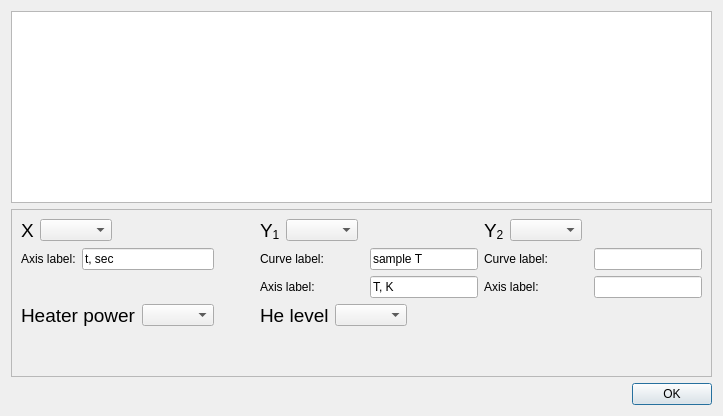
<?xml version="1.0" encoding="UTF-8"?>
<ui version="4.0">
 <class>assignCurvesDialog</class>
 <widget class="QDialog" name="assignCurvesDialog">
  <property name="geometry">
   <rect>
    <x>0</x>
    <y>0</y>
    <width>640</width>
    <height>480</height>
   </rect>
  </property>
  <property name="minimumSize">
   <size>
    <width>0</width>
    <height>0</height>
   </size>
  </property>
  <property name="windowTitle">
   <string>Select columns</string>
  </property>
  <layout class="QGridLayout" name="gridLayout">
   <property name="sizeConstraint">
    <enum>QLayout::SetFixedSize</enum>
   </property>
   <item row="0" column="0">
    <widget class="QPlainTextEdit" name="plainTextEdit">
     <property name="undoRedoEnabled">
      <bool>false</bool>
     </property>
     <property name="lineWrapMode">
      <enum>QPlainTextEdit::NoWrap</enum>
     </property>
     <property name="readOnly">
      <bool>true</bool>
     </property>
    </widget>
   </item>
   <item row="3" column="0">
    <widget class="QDialogButtonBox" name="buttonBox">
     <property name="orientation">
      <enum>Qt::Horizontal</enum>
     </property>
     <property name="standardButtons">
      <set>QDialogButtonBox::Ok</set>
     </property>
    </widget>
   </item>
   <item row="1" column="0">
    <widget class="QFrame" name="frame">
     <property name="frameShape">
      <enum>QFrame::StyledPanel</enum>
     </property>
     <property name="frameShadow">
      <enum>QFrame::Raised</enum>
     </property>
     <layout class="QGridLayout" name="gridLayout_2">
      <item row="5" column="0">
       <spacer name="verticalSpacer_3">
        <property name="orientation">
         <enum>Qt::Vertical</enum>
        </property>
        <property name="sizeHint" stdset="0">
         <size>
          <width>20</width>
          <height>40</height>
         </size>
        </property>
       </spacer>
      </item>
      <item row="3" column="0">
       <layout class="QHBoxLayout" name="horizontalLayout_7">
        <property name="topMargin">
         <number>0</number>
        </property>
        <item>
         <widget class="QLabel" name="label">
          <property name="text">
           <string>&lt;!DOCTYPE HTML PUBLIC &quot;-//W3C//DTD HTML 4.0//EN&quot; &quot;http://www.w3.org/TR/REC-html40/strict.dtd&quot;&gt;
&lt;html&gt;&lt;head&gt;&lt;meta name=&quot;qrichtext&quot; content=&quot;1&quot; /&gt;&lt;style type=&quot;text/css&quot;&gt;
p, li { white-space: pre-wrap; }
&lt;/style&gt;&lt;/head&gt;&lt;body style=&quot; font-family:'Verdana'; font-size:9pt; font-weight:400; font-style:normal;&quot;&gt;
&lt;p style=&quot; margin-top:0px; margin-bottom:0px; margin-left:0px; margin-right:0px; -qt-block-indent:0; text-indent:0px;&quot;&gt;&lt;span style=&quot; font-size:14pt;&quot;&gt;Heater power&lt;/span&gt;&lt;/p&gt;&lt;/body&gt;&lt;/html&gt;</string>
          </property>
         </widget>
        </item>
        <item>
         <widget class="QComboBox" name="heaterPowerComboBox"/>
        </item>
        <item>
         <spacer name="horizontalSpacer_10">
          <property name="orientation">
           <enum>Qt::Horizontal</enum>
          </property>
          <property name="sizeHint" stdset="0">
           <size>
            <width>40</width>
            <height>20</height>
           </size>
          </property>
         </spacer>
        </item>
       </layout>
      </item>
      <item row="3" column="2">
       <layout class="QHBoxLayout" name="horizontalLayout_10">
        <item>
         <widget class="QLabel" name="label_4">
          <property name="text">
           <string>&lt;!DOCTYPE HTML PUBLIC &quot;-//W3C//DTD HTML 4.0//EN&quot; &quot;http://www.w3.org/TR/REC-html40/strict.dtd&quot;&gt;
&lt;html&gt;&lt;head&gt;&lt;meta name=&quot;qrichtext&quot; content=&quot;1&quot; /&gt;&lt;style type=&quot;text/css&quot;&gt;
p, li { white-space: pre-wrap; }
&lt;/style&gt;&lt;/head&gt;&lt;body style=&quot; font-family:'Verdana'; font-size:9pt; font-weight:400; font-style:normal;&quot;&gt;
&lt;p style=&quot; margin-top:0px; margin-bottom:0px; margin-left:0px; margin-right:0px; -qt-block-indent:0; text-indent:0px;&quot;&gt;&lt;span style=&quot; font-size:14pt;&quot;&gt;He level&lt;/span&gt;&lt;/p&gt;&lt;/body&gt;&lt;/html&gt;</string>
          </property>
         </widget>
        </item>
        <item>
         <widget class="QComboBox" name="heLevelComboBox"/>
        </item>
        <item>
         <spacer name="horizontalSpacer_7">
          <property name="orientation">
           <enum>Qt::Horizontal</enum>
          </property>
          <property name="sizeHint" stdset="0">
           <size>
            <width>40</width>
            <height>20</height>
           </size>
          </property>
         </spacer>
        </item>
       </layout>
      </item>
      <item row="1" column="0">
       <layout class="QVBoxLayout" name="verticalLayout_4">
        <property name="topMargin">
         <number>0</number>
        </property>
        <item>
         <layout class="QHBoxLayout" name="horizontalLayout_11">
          <property name="bottomMargin">
           <number>0</number>
          </property>
          <item>
           <widget class="QLabel" name="labelX">
            <property name="text">
             <string>&lt;!DOCTYPE HTML PUBLIC &quot;-//W3C//DTD HTML 4.0//EN&quot; &quot;http://www.w3.org/TR/REC-html40/strict.dtd&quot;&gt;
&lt;html&gt;&lt;head&gt;&lt;meta name=&quot;qrichtext&quot; content=&quot;1&quot; /&gt;&lt;style type=&quot;text/css&quot;&gt;
p, li { white-space: pre-wrap; }
&lt;/style&gt;&lt;/head&gt;&lt;body style=&quot; font-family:'Verdana'; font-size:9pt; font-weight:400; font-style:normal;&quot;&gt;
&lt;p style=&quot; margin-top:0px; margin-bottom:0px; margin-left:0px; margin-right:0px; -qt-block-indent:0; text-indent:0px;&quot;&gt;&lt;span style=&quot; font-size:14pt;&quot;&gt;X&lt;/span&gt;&lt;/p&gt;&lt;/body&gt;&lt;/html&gt;</string>
            </property>
           </widget>
          </item>
          <item>
           <widget class="QComboBox" name="comboBoxX"/>
          </item>
          <item>
           <spacer name="horizontalSpacer">
            <property name="orientation">
             <enum>Qt::Horizontal</enum>
            </property>
            <property name="sizeHint" stdset="0">
             <size>
              <width>40</width>
              <height>20</height>
             </size>
            </property>
           </spacer>
          </item>
         </layout>
        </item>
        <item>
         <layout class="QHBoxLayout" name="horizontalLayout_3" stretch="0,1,0">
          <item>
           <widget class="QLabel" name="labelXValue">
            <property name="text">
             <string>Axis label:</string>
            </property>
           </widget>
          </item>
          <item>
           <widget class="QLineEdit" name="XAxisLabel">
            <property name="text">
             <string>t, sec</string>
            </property>
           </widget>
          </item>
          <item>
           <spacer name="horizontalSpacer_4">
            <property name="orientation">
             <enum>Qt::Horizontal</enum>
            </property>
            <property name="sizeHint" stdset="0">
             <size>
              <width>40</width>
              <height>20</height>
             </size>
            </property>
           </spacer>
          </item>
         </layout>
        </item>
        <item>
         <spacer name="verticalSpacer">
          <property name="orientation">
           <enum>Qt::Vertical</enum>
          </property>
          <property name="sizeHint" stdset="0">
           <size>
            <width>0</width>
            <height>0</height>
           </size>
          </property>
         </spacer>
        </item>
       </layout>
      </item>
      <item row="1" column="2">
       <layout class="QVBoxLayout" name="verticalLayout">
        <item>
         <layout class="QHBoxLayout" name="horizontalLayout_4">
          <item>
           <widget class="QLabel" name="labelY1">
            <property name="text">
             <string>&lt;!DOCTYPE HTML PUBLIC &quot;-//W3C//DTD HTML 4.0//EN&quot; &quot;http://www.w3.org/TR/REC-html40/strict.dtd&quot;&gt;
&lt;html&gt;&lt;head&gt;&lt;meta name=&quot;qrichtext&quot; content=&quot;1&quot; /&gt;&lt;style type=&quot;text/css&quot;&gt;
p, li { white-space: pre-wrap; }
&lt;/style&gt;&lt;/head&gt;&lt;body style=&quot; font-family:'Verdana'; font-size:9pt; font-weight:400; font-style:normal;&quot;&gt;
&lt;p style=&quot; margin-top:0px; margin-bottom:0px; margin-left:0px; margin-right:0px; -qt-block-indent:0; text-indent:0px;&quot;&gt;&lt;span style=&quot; font-size:14pt;&quot;&gt;Y&lt;/span&gt;&lt;span style=&quot; font-size:14pt; vertical-align:sub;&quot;&gt;1&lt;/span&gt;&lt;/p&gt;&lt;/body&gt;&lt;/html&gt;</string>
            </property>
           </widget>
          </item>
          <item>
           <widget class="QComboBox" name="comboBoxY1"/>
          </item>
          <item>
           <spacer name="horizontalSpacer_2">
            <property name="orientation">
             <enum>Qt::Horizontal</enum>
            </property>
            <property name="sizeHint" stdset="0">
             <size>
              <width>40</width>
              <height>20</height>
             </size>
            </property>
           </spacer>
          </item>
         </layout>
        </item>
        <item>
         <layout class="QHBoxLayout" name="horizontalLayout_8">
          <item>
           <widget class="QLabel" name="label_2">
            <property name="text">
             <string>Curve label:</string>
            </property>
           </widget>
          </item>
          <item>
           <spacer name="horizontalSpacer_8">
            <property name="orientation">
             <enum>Qt::Horizontal</enum>
            </property>
            <property name="sizeHint" stdset="0">
             <size>
              <width>40</width>
              <height>20</height>
             </size>
            </property>
           </spacer>
          </item>
          <item>
           <widget class="QLineEdit" name="Y1CurveLabel">
            <property name="text">
             <string>sample T</string>
            </property>
           </widget>
          </item>
         </layout>
        </item>
        <item>
         <layout class="QHBoxLayout" name="horizontalLayout_5">
          <item>
           <widget class="QLabel" name="labelY1Value">
            <property name="text">
             <string>Axis label:</string>
            </property>
           </widget>
          </item>
          <item>
           <spacer name="horizontalSpacer_5">
            <property name="orientation">
             <enum>Qt::Horizontal</enum>
            </property>
            <property name="sizeHint" stdset="0">
             <size>
              <width>40</width>
              <height>20</height>
             </size>
            </property>
           </spacer>
          </item>
          <item>
           <widget class="QLineEdit" name="Y1AxisLabel">
            <property name="text">
             <string>T, K</string>
            </property>
           </widget>
          </item>
         </layout>
        </item>
        <item>
         <spacer name="verticalSpacer_2">
          <property name="orientation">
           <enum>Qt::Vertical</enum>
          </property>
          <property name="sizeHint" stdset="0">
           <size>
            <width>0</width>
            <height>0</height>
           </size>
          </property>
         </spacer>
        </item>
       </layout>
      </item>
      <item row="1" column="3">
       <layout class="QVBoxLayout" name="verticalLayout_2">
        <item>
         <layout class="QHBoxLayout" name="horizontalLayout">
          <item>
           <widget class="QLabel" name="labelYY2">
            <property name="text">
             <string>&lt;!DOCTYPE HTML PUBLIC &quot;-//W3C//DTD HTML 4.0//EN&quot; &quot;http://www.w3.org/TR/REC-html40/strict.dtd&quot;&gt;
&lt;html&gt;&lt;head&gt;&lt;meta name=&quot;qrichtext&quot; content=&quot;1&quot; /&gt;&lt;style type=&quot;text/css&quot;&gt;
p, li { white-space: pre-wrap; }
&lt;/style&gt;&lt;/head&gt;&lt;body style=&quot; font-family:'Verdana'; font-size:9pt; font-weight:400; font-style:normal;&quot;&gt;
&lt;p style=&quot; margin-top:0px; margin-bottom:0px; margin-left:0px; margin-right:0px; -qt-block-indent:0; text-indent:0px;&quot;&gt;&lt;span style=&quot; font-size:14pt;&quot;&gt;Y&lt;/span&gt;&lt;span style=&quot; font-size:14pt; vertical-align:sub;&quot;&gt;2&lt;/span&gt;&lt;/p&gt;&lt;/body&gt;&lt;/html&gt;</string>
            </property>
           </widget>
          </item>
          <item>
           <widget class="QComboBox" name="comboBoxY2"/>
          </item>
          <item>
           <spacer name="horizontalSpacer_3">
            <property name="orientation">
             <enum>Qt::Horizontal</enum>
            </property>
            <property name="sizeHint" stdset="0">
             <size>
              <width>40</width>
              <height>20</height>
             </size>
            </property>
           </spacer>
          </item>
         </layout>
        </item>
        <item>
         <layout class="QHBoxLayout" name="horizontalLayout_9">
          <item>
           <widget class="QLabel" name="label_3">
            <property name="text">
             <string>Curve label:</string>
            </property>
           </widget>
          </item>
          <item>
           <spacer name="horizontalSpacer_9">
            <property name="orientation">
             <enum>Qt::Horizontal</enum>
            </property>
            <property name="sizeHint" stdset="0">
             <size>
              <width>40</width>
              <height>20</height>
             </size>
            </property>
           </spacer>
          </item>
          <item>
           <widget class="QLineEdit" name="Y2CurveLabel">
            <property name="text">
             <string/>
            </property>
           </widget>
          </item>
         </layout>
        </item>
        <item>
         <layout class="QHBoxLayout" name="horizontalLayout_6">
          <item>
           <widget class="QLabel" name="labelY2Value">
            <property name="text">
             <string>Axis label:</string>
            </property>
           </widget>
          </item>
          <item>
           <spacer name="horizontalSpacer_6">
            <property name="orientation">
             <enum>Qt::Horizontal</enum>
            </property>
            <property name="sizeHint" stdset="0">
             <size>
              <width>40</width>
              <height>20</height>
             </size>
            </property>
           </spacer>
          </item>
          <item>
           <widget class="QLineEdit" name="Y2AxisLabel"/>
          </item>
         </layout>
        </item>
        <item>
         <spacer name="verticalSpacer_4">
          <property name="orientation">
           <enum>Qt::Vertical</enum>
          </property>
          <property name="sizeHint" stdset="0">
           <size>
            <width>0</width>
            <height>0</height>
           </size>
          </property>
         </spacer>
        </item>
       </layout>
      </item>
     </layout>
    </widget>
   </item>
  </layout>
 </widget>
 <resources/>
 <connections>
  <connection>
   <sender>buttonBox</sender>
   <signal>accepted()</signal>
   <receiver>assignCurvesDialog</receiver>
   <slot>accept()</slot>
   <hints>
    <hint type="sourcelabel">
     <x>248</x>
     <y>254</y>
    </hint>
    <hint type="destinationlabel">
     <x>157</x>
     <y>274</y>
    </hint>
   </hints>
  </connection>
  <connection>
   <sender>buttonBox</sender>
   <signal>rejected()</signal>
   <receiver>assignCurvesDialog</receiver>
   <slot>reject()</slot>
   <hints>
    <hint type="sourcelabel">
     <x>316</x>
     <y>260</y>
    </hint>
    <hint type="destinationlabel">
     <x>286</x>
     <y>274</y>
    </hint>
   </hints>
  </connection>
 </connections>
</ui>
